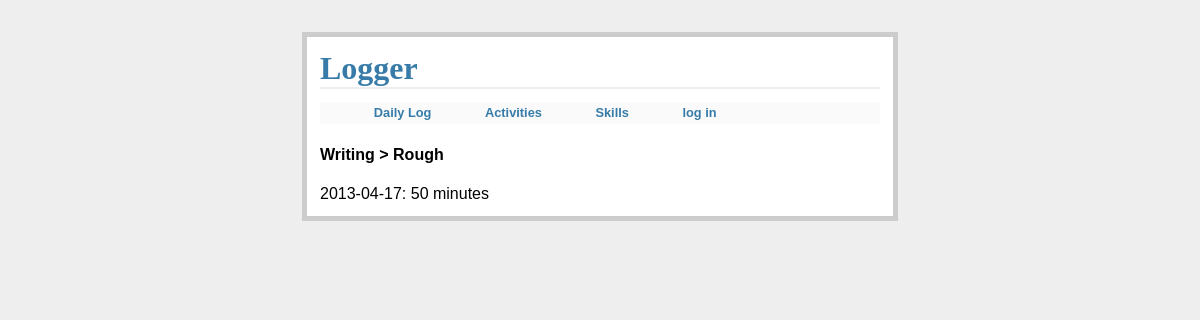
Before: /activity/1 with the older database file.
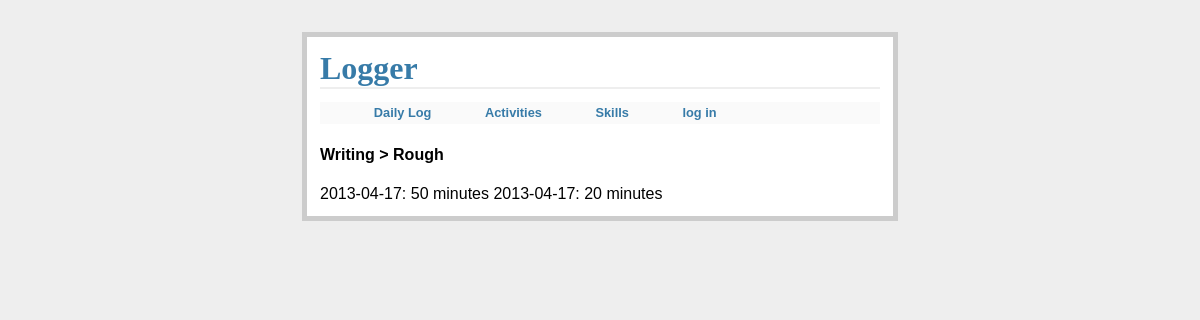
After: the same page with the newer database file.
### tables this page shows
CREATE TABLE skills (
id integer primary key autoincrement,
user_id integer not null,
name string not null
);

CREATE TABLE activities (
id integer primary key autoincrement,
skill_id integer not null,
name string not null,
sessions string not null,
difficulty integer not null
);

CREATE TABLE logs (
id integer primary key autoincrement,
activity_id integer not null,
date string not null,
time integer not null,
exp integer not null
);

### main.py (the view)
@app.route('/activity/<a_id>')
def show_a(a_id=None):
    if a_id==None:
        redirect(url_for('activities'))
    activities = g.db.execute("SELECT id, name, skill_id FROM activities WHERE id = %s" % a_id)
    a = activities.fetchone()
    app.logger.info("Showing activity: %s" % a)
    skills = g.db.execute("SELECT * FROM skills WHERE id=%s" % a['skill_id'])
    s = skills.fetchone()
    logs = g.db.execute("SELECT * FROM logs WHERE activity_id=%s" % a['id'])
    l = logs.fetchall()
    return render_template('activities/show.html', activity=a, skill=s, logs=l)

### main.py (called while the page is built)
def dict_factory(cursor, row):
    d = {}
    for idx,col in enumerate(cursor.description):
        d[col[0]] = row[idx]
    return d

def connect_db():
    conn = sqlite3.connect(app.config['DATABASE'])
    conn.row_factory = dict_factory
    return conn

@app.before_request
def before_request():
    g.db = connect_db()

@app.teardown_request
def teardown_request(exception):
    g.db.close()

def get_activity_sessions(a_id):
    a = g.db.execute('SELECT sessions FROM activities WHERE id=%s' %a_id)
    return a.fetchone()['sessions']

### templates/activities/show.html
{% extends 'layout.html' %}
{% block body %}
<h4>{{ skill.name.capitalize() }} > {{ activity.name.capitalize() }}</h4>
{% for l in logs %}
{{ l.date }}{% if get_activity_sessions(l.activity_id)=='m' %}: {{l.time}} minutes {% endif %}
{% endfor %}
{% endblock %}

### templates/layout.html (shortened to what this page needs)
<!doctype html>
<link rel=stylesheet type=text/css href="{{url_for('static', filename='style.css')}}">
<div class=page>
<h1>Logger</h1>
<ul class=metanav>
<li><a href="{{url_for('show_logs')}}">Daily Log</a></li>
<li><a href="{{url_for('show_activities')}}">Activities</a></li>
<li><a href="{{url_for('show_skills')}}">Skills</a></li>
<li>{% if not session.logged_in %}
    <a href="{{url_for('login')}}">log in</a>
{% else %}
    <a href="{{url_for('logout')}}">log out</a>
{% endif %}</li>
</ul>
{% block body %}{% endblock %}
</div>

### static/style.css (style rules this page uses)
a, h1, h2 { color: #377BA8; }
h1, h2 { font-family: 'Georgia', serif; margin: 0; }
h1 { border-bottom: 2px solid #eee; }
.page { margin: 2em auto; width: 35em; border: 5px solid #ccc; padding: 0.8em; background: white; }
.metanav { text-align: left; font-size: 0.8em; padding: 0.3em; margin-bottom: 1em; background: #fafafa; }
.metanav li { display: inline; font-weight:bold; padding-left:50px; }
.metanav li a { text-decoration:none; }

Changed rows visible on the page:
added logs: date "2013-04-17", time "20"
